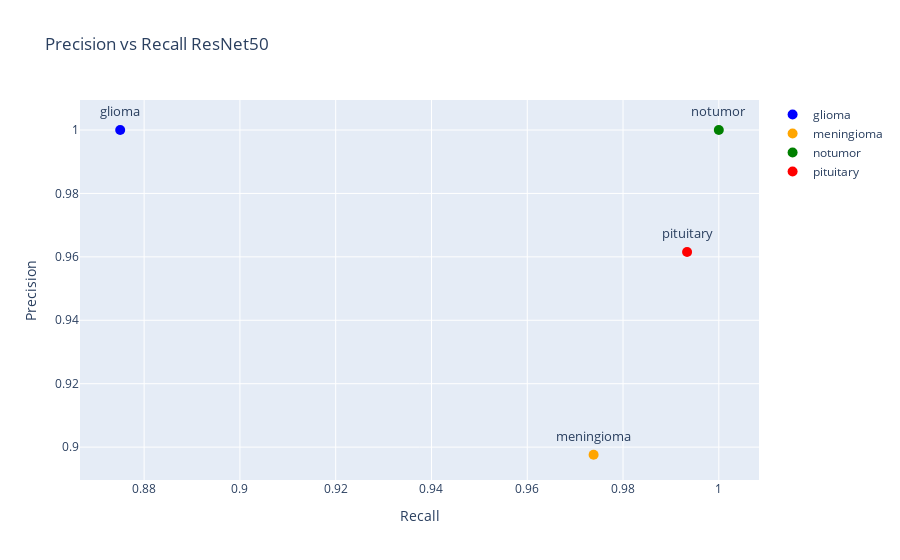

Write notebook code for a chart like this one.
### Code cell
import plotly.graph_objects as go
import pandas as pd

# Assuming your DataFrame is named report_df_cnn
# Extract precision, recall, and tumor types
precision = report_df_res50['precision'][:-3].astype(float)
recall = report_df_res50['recall'][:-3].astype(float)
tumor_types = ['glioma', 'meningioma', 'notumor', 'pituitary']

# Create a DataFrame
data = {'Precision': precision, 'Recall': recall, 'Tumor Type': tumor_types}
df = pd.DataFrame(data)

# Create scatter plot with hoverable labels
fig = go.Figure()
colors = ['blue', 'orange', 'green', 'red']
for i in range(len(tumor_types)):
    fig.add_trace(go.Scatter(
        x=[recall[i]],  # Swap x and y axes
        y=[precision[i]],  # Swap x and y axes
        mode='markers',
        name=tumor_types[i],
        text=[f'{tumor_types[i]}<br>Precision: {precision[i]:.4f}<br>Recall: {recall[i]:.4f}'],
        hoverinfo='text+x+y',
        marker=dict(size=10),
        line=dict(color=colors[i], width=1)
    ))

# Add annotations above each point
for i in range(len(tumor_types)):
    fig.add_annotation(
        x=recall[i],
        y=precision[i] + 0.006,  # Adjust the y-offset for the label position
        text=tumor_types[i],
        showarrow=False,
        font=dict(size=13),
    )

# Update layout
fig.update_layout(
    title='Precision vs Recall ResNet50',
    xaxis=dict(title='Recall'),  # Update x-axis title
    yaxis=dict(title='Precision'),  # Update y-axis title
)

# Show the plot
fig.show()

### Figure 1 — Plotly figure (JSON) as saved in the notebook; plotly's stock layout.template omitted (floating-point values rounded to 4 significant figures)
{"data": [{"hoverinfo": "text+x+y", "line": {"color": "blue", "width": 1}, "marker": {"size": 10}, "mode": "markers", "name": "glioma", "text": ["glioma<br>Precision: 1.0000<br>Recall: 0.8750"], "type": "scatter", "x": [0.875], "y": [1]}, {"hoverinfo": "text+x+y", "line": {"color": "orange", "width": 1}, "marker": {"size": 10}, "mode": "markers", "name": "meningioma", "text": ["meningioma<br>Precision: 0.8976<br>Recall: 0.9739"], "type": "scatter", "x": [0.9739], "y": [0.8976]}, {"hoverinfo": "text+x+y", "line": {"color": "green", "width": 1}, "marker": {"size": 10}, "mode": "markers", "name": "notumor", "text": ["notumor<br>Precision: 1.0000<br>Recall: 1.0000"], "type": "scatter", "x": [1], "y": [1]}, {"hoverinfo": "text+x+y", "line": {"color": "red", "width": 1}, "marker": {"size": 10}, "mode": "markers", "name": "pituitary", "text": ["pituitary<br>Precision: 0.9615<br>Recall: 0.9934"], "type": "scatter", "x": [0.9934], "y": [0.9615]}], "layout": {"annotations": [{"font": {"size": 13}, "showarrow": false, "text": "glioma", "x": 0.875, "y": 1.006}, {"font": {"size": 13}, "showarrow": false, "text": "meningioma", "x": 0.9739, "y": 0.9036}, {"font": {"size": 13}, "showarrow": false, "text": "notumor", "x": 1, "y": 1.006}, {"font": {"size": 13}, "showarrow": false, "text": "pituitary", "x": 0.9934, "y": 0.9675}], "title": {"text": "Precision vs Recall ResNet50"}, "xaxis": {"title": {"text": "Recall"}}, "yaxis": {"title": {"text": "Precision"}}}}
